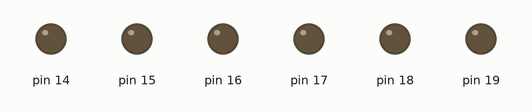
This sketch was run on a simulated Arduino Uno, built with avr-gcc and run on an emulated ATmega328P. Parts: output pins drawn as LEDs (lit = HIGH). What the sketch prints to the serial monitor is not drawn.

Above: at 0.1 s.
At 3.3 s:
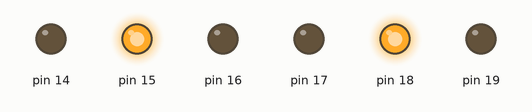
At 8.2 s:
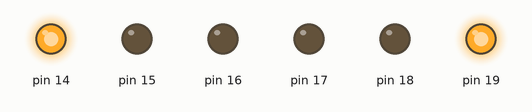
At 18.1 s:
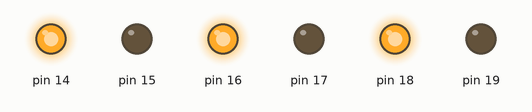
At 26.3 s:
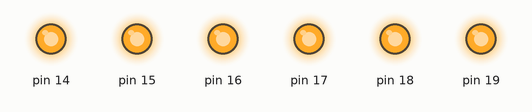
At 37.7 s:
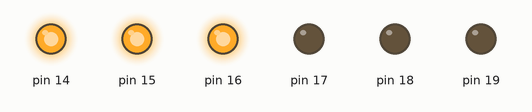
Timing chart, 0 to 40.0 s (numbered marks = the images above):
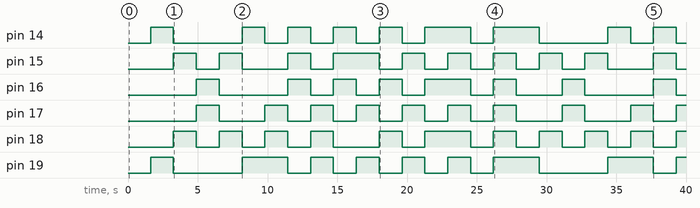

Measured:
- by itself, pin 14: LOW → HIGH at 1.6 s, → LOW 1.6 s later, → HIGH 4.9 s later, → LOW 1.6 s later, … (18 changes in this stretch)
- by itself, pin 15: LOW → HIGH at 3.3 s, → LOW 1.6 s later, → HIGH 1.6 s later, → LOW 1.6 s later, … (20 changes in this stretch)
- by itself, pin 16: LOW → HIGH at 4.9 s, → LOW 1.6 s later, → HIGH 4.9 s later, → LOW 1.6 s later, … (16 changes in this stretch)
- by itself, pin 17: LOW → HIGH at 4.9 s, → LOW 1.6 s later, → HIGH 3.3 s later, → LOW 1.6 s later, … (19 changes in this stretch)
- by itself, pin 18: LOW → HIGH at 3.3 s, → LOW 1.6 s later, → HIGH 1.6 s later, → LOW 1.6 s later, … (21 changes in this stretch)
- by itself, pin 19: LOW → HIGH at 1.6 s, → LOW 1.6 s later, → HIGH 4.9 s later, → LOW 3.3 s later, … (17 changes in this stretch)

The sketch:

5-2_intrPTTN.ino
```cpp
int ev = 0, ev2 = 0;

const byte dx[] = { B100001, B010010, B001100, B010010, B100001,
                    B111000, B000111, B111000, B000111,
                    B101010, B010101, B101010, B010101,
                    0x3F, 0, 0x3F, 0xFF };//endcode

void setup() {
  Serial.begin(9600);
  DDRC = 0xFF;
  TCCR2A = 0x02; //setup Timer#2 as CTC
  TCCR2B = B111; //prescaler with clk/n
  OCR2A = 255;
  TIMSK2 = 0x02; //enable OCR2A interrupt
  sei();
}

ISR(TIMER2_COMPA_vect) {
  ev++;
  if (ev == 100) {
    ev = 0;
    if ( dx[ev2] == 0xFF ) ev2 = 0;
    PORTC = dx[ev2];
    ev2++;
  }
}

void loop() {
  Serial.print(ev2);
  Serial.print("\t");
  Serial.print(ev);
  Serial.print(" ");
  Serial.println(PORTC, BIN);
}
```
